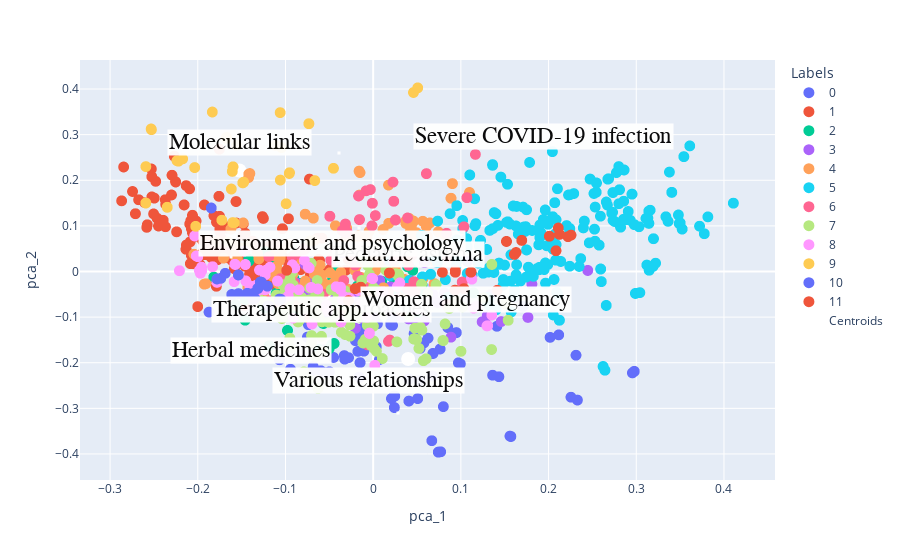

Notebook code for this chart:
### Code cell
fig_clusters_after.add_trace(go.Scatter(
                         y=centroids_after_df["PCA_2"].tolist(),
                         x=centroids_after_df["PCA_1"].tolist(),
                         mode="markers+text",
    
                         #text=centroids_before_df["centroids_labels"],
                         #textfont=dict(color='black', family = 'Courier New, monospace'),
                         #textposition = 'top center',
    
                         marker=dict(size=14, color="white"),
                         name="Centroids"))
